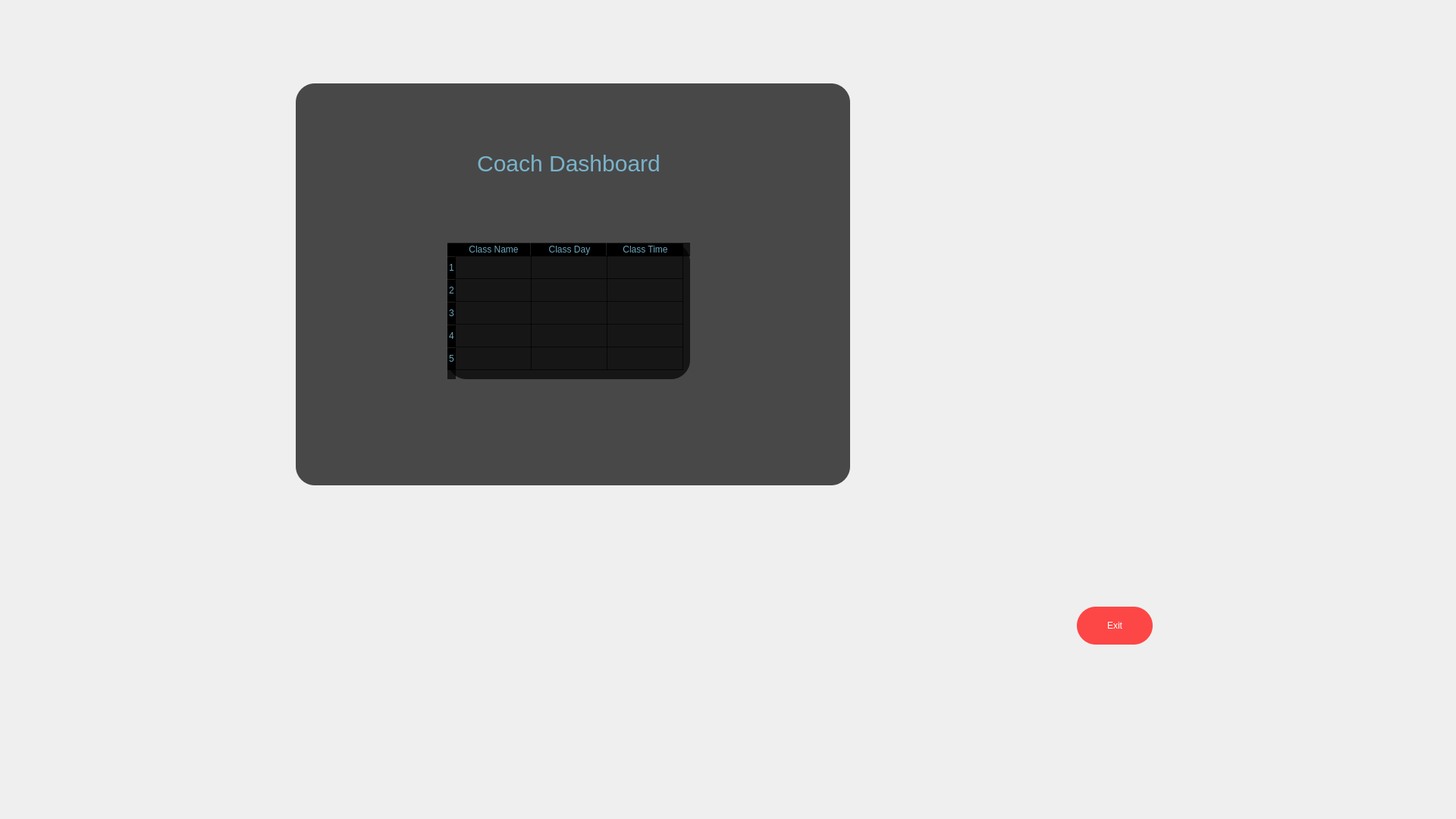
<?xml version="1.0" encoding="UTF-8"?>
<ui version="4.0">
 <class>CoachPageClass</class>
 <widget class="QMainWindow" name="CoachPageClass">
  <property name="geometry">
   <rect>
    <x>0</x>
    <y>0</y>
    <width>1920</width>
    <height>1080</height>
   </rect>
  </property>
  <property name="windowTitle">
   <string>CoachPage</string>
  </property>
  <property name="styleSheet">
   <string notr="true">background-image: url(&quot;:/GymPadelSystem/Resources/Gym.png&quot;);</string>
  </property>
  <widget class="QWidget" name="centralWidget">
   <widget class="QWidget" name="LWidget" native="true">
    <property name="geometry">
     <rect>
      <x>390</x>
      <y>110</y>
      <width>731</width>
      <height>530</height>
     </rect>
    </property>
    <property name="styleSheet">
     <string notr="true">
						background: none;
						background-color: rgba(0,0,0,0.7);
						border-radius: 25px;
					</string>
    </property>
    <widget class="QLabel" name="label">
     <property name="geometry">
      <rect>
       <x>200</x>
       <y>70</y>
       <width>320</width>
       <height>70</height>
      </rect>
     </property>
     <property name="styleSheet">
      <string notr="true">
							background: none;
							font-size: 30px;
							color: rgba(135, 206, 235,0.8)
						</string>
     </property>
     <property name="text">
      <string>Coach Dashboard</string>
     </property>
     <property name="alignment">
      <set>Qt::AlignmentFlag::AlignCenter</set>
     </property>
    </widget>
    <widget class="QTableWidget" name="tableWidget">
     <property name="geometry">
      <rect>
       <x>200</x>
       <y>210</y>
       <width>320</width>
       <height>180</height>
      </rect>
     </property>
     <property name="styleSheet">
      <string notr="true">
							background: none;
							background-color:rgba(0,0,0,0.7) ;
							color:rgba(135, 206, 235,0.8);
						</string>
     </property>
     <property name="rowCount">
      <number>5</number>
     </property>
     <property name="columnCount">
      <number>3</number>
     </property>
     <row/>
     <row/>
     <row/>
     <row/>
     <row/>
     <column>
      <property name="text">
       <string>Class Name</string>
      </property>
     </column>
     <column>
      <property name="text">
       <string>Class Day</string>
      </property>
     </column>
     <column>
      <property name="text">
       <string>Class Time</string>
      </property>
     </column>
    </widget>
   </widget>
   <widget class="QPushButton" name="ExitButton">
    <property name="geometry">
     <rect>
      <x>1420</x>
      <y>800</y>
      <width>100</width>
      <height>50</height>
     </rect>
    </property>
    <property name="styleSheet">
     <string notr="true">
						QPushButton
						{
						background: none;
						background-color: rgba(255, 51, 51,0.9);
						color: white;
						border-radius: 25px;
						}
						QPushButton:hover
						{
						border: 2px solid rgba(255, 51, 51,0.9);
						background-color: rgba(250, 250, 250,0.8);
						color: rgb(255, 51, 51);
						}
					</string>
    </property>
    <property name="text">
     <string>Exit</string>
    </property>
   </widget>
  </widget>
 </widget>
 <layoutdefault spacing="6" margin="11"/>
 <resources/>
 <connections/>
</ui>
